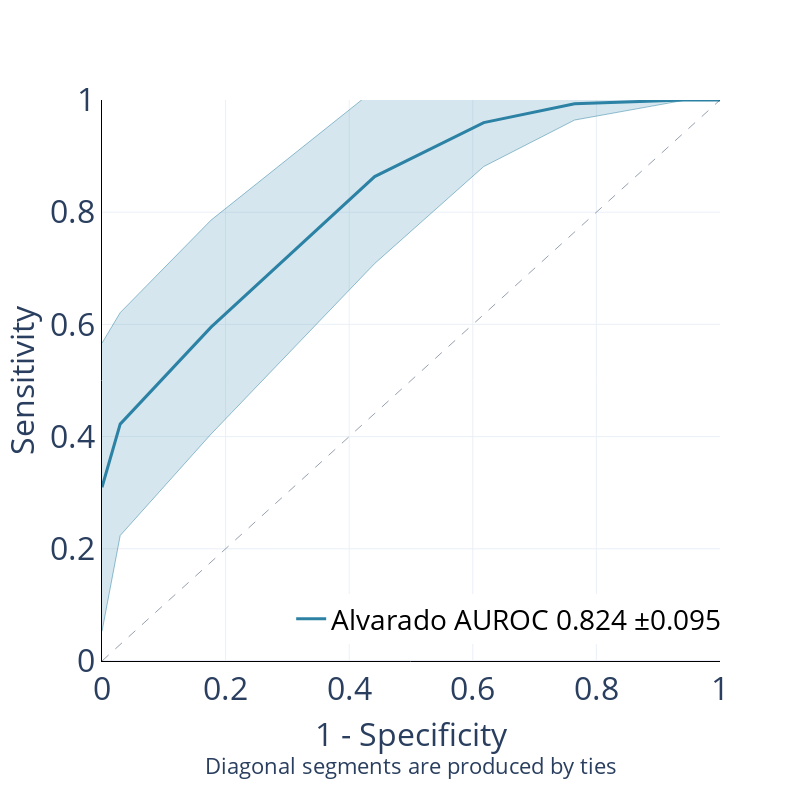

Source (notebook cell):
### Code cell
import numpy as np
import pandas as pd
from sklearn.metrics import roc_auc_score, roc_curve
import plotly.graph_objects as go
from sklearn.utils import resample

# Replace categorical labels with numeric values for GT
compute_dummy = {'GT': {'no appendicitis': 0, 'appendicitis': 1}}  
Validatie_Alvarado.replace(compute_dummy, inplace=True)

# Extract the labels and predictions for the Alvarado score
label = Validatie_Alvarado['GT'].values
alvarado_probs = Validatie_Alvarado['alvarado_score_adj'].values

# Compute ROC curve and AUC for the Alvarado score
fpr, tpr, thresholds = roc_curve(label, alvarado_probs)
auc_alvarado = roc_auc_score(label, alvarado_probs)

# Bootstrap to calculate confidence intervals
n_bootstraps = 1000
rng = np.random.RandomState(seed=42)
bootstrapped_scores = []

tpr_bootstrapped = []

for i in range(n_bootstraps):
    indices = rng.randint(0, len(alvarado_probs), len(alvarado_probs))
    if len(np.unique(label[indices])) < 2:
        # We need at least one positive and one negative sample for AUC to be defined
        continue

    fpr_bootstrap, tpr_bootstrap, _ = roc_curve(label[indices], alvarado_probs[indices])
    auc_bootstrap = roc_auc_score(label[indices], alvarado_probs[indices])
    bootstrapped_scores.append(auc_bootstrap)
    
    interp_tpr = np.interp(fpr, fpr_bootstrap, tpr_bootstrap)
    tpr_bootstrapped.append(interp_tpr)

tpr_bootstrapped = np.array(tpr_bootstrapped)
mean_tpr = np.mean(tpr_bootstrapped, axis=0)
std_tpr = np.std(tpr_bootstrapped, axis=0)

sorted_scores = np.array(bootstrapped_scores)
sorted_scores.sort()

# Compute the lower and upper bound of the 95% confidence interval
confidence_lower = sorted_scores[int(0.025 * len(sorted_scores))]
confidence_upper = sorted_scores[int(0.975 * len(sorted_scores))]
confidence = (confidence_upper - confidence_lower) / 2

print(f"AUC for the Alvarado score: {auc_alvarado:.2f}")
print(f"95% CI for the Alvarado score: [{confidence_lower:.2f} - {confidence_upper:.2f}]")

# Plotting ROC curve for the Alvarado score
fig = go.Figure()

# Add ROC curve for the Alvarado score
fig.add_trace(go.Scatter(
    x=fpr,
    y=mean_tpr,
    mode='lines',
    line=dict(color='rgba(45, 130, 164, 1.0)', width=3),
    showlegend=True,
    name=f'Alvarado AUROC {auc_alvarado:.3f} ±{confidence:.3f}'
))

# Add confidence interval shading and boundary lines
fig.add_trace(go.Scatter(
    x=np.concatenate([fpr, fpr[::-1]]),
    y=np.concatenate([mean_tpr - 1.96 * std_tpr, (mean_tpr + 1.96 * std_tpr)[::-1]]),
    fill='toself',
    fillcolor='rgba(45, 130, 164, 0.1)',
    line=dict(color='rgba(255,255,255,0)'),
    showlegend=False,
    name='95% CI'
))

fig.add_trace(go.Scatter(
    x=fpr,
    y=mean_tpr - 1.96 * std_tpr,
    mode='lines',  # Set mode to 'lines'
    line=dict(color='rgba(45, 130, 164, 0.5)', width=1),
    hoverinfo="name+x+y",
    showlegend=False,
    name='Lower CI'
))

fig.add_trace(go.Scatter(
    x=fpr,
    y=mean_tpr + 1.96 * std_tpr,
    mode='lines',  # Set mode to 'lines'
    fill='tonexty',
    fillcolor='rgba(45, 130, 164, 0.1)',
    line=dict(color='rgba(45, 130, 164, 0.5)', width=1),
    hoverinfo="name+x+y",
    showlegend=False,
    name='Upper CI'
))

# Update layout
fig.update_layout(
    
    yaxis_range=[0.0, 1.0],
    xaxis_range=[0.0, 1.0],
    xaxis_title="1 - Specificity<br><sup>Diagonal segments are produced by ties",
    yaxis_title="Sensitivity",
    xaxis_tickfont=dict(size=32),
    xaxis_title_font=dict(size=32),
    yaxis_tickfont=dict(size=32),
    yaxis_title_font=dict(size=32),
    xaxis_linecolor='black',
    yaxis_linecolor='black',
    template="plotly_white",
    width=800,
    height=800,
    legend=dict(
        yanchor="bottom",
        xanchor="right",
        x=1.01,
        y=0.03,
        font=dict(size=28, color='black')
    )
)

# Add diagonal dashed line (y=x)
fig.add_shape(
    type='line',
    line=dict(dash='dash', width=0.5),
    x0=0,
    y0=0,
    x1=1,
    y1=1
)

# Show the plot
fig.show()

### Figure 1 — Plotly figure (JSON) as saved in the notebook; plotly's stock layout.template omitted (floating-point values rounded to 4 significant figures)
{"data": [{"line": {"color": "rgba(45, 130, 164, 1.0)", "width": 3}, "mode": "lines", "name": "Alvarado AUROC 0.824 ±0.095", "showlegend": true, "type": "scatter", "x": [0, 0, 0, 0, 0.02941, 0.1765, 0.4412, 0.6176, 0.7647, 0.9412, 1], "y": [0.3098, 0.3098, 0.3098, 0.3098, 0.4223, 0.5952, 0.8635, 0.9597, 0.9935, 1.0, 1]}, {"fill": "toself", "fillcolor": "rgba(45, 130, 164, 0.1)", "line": {"color": "rgba(255,255,255,0)"}, "name": "95% CI", "showlegend": false, "type": "scatter", "x": [0, 0, 0, 0, 0.02941, 0.1765, 0.4412, 0.6176, 0.7647, 0.9412, 1, 1, 0.9412, 0.7647, 0.6176, 0.4412, 0.1765, 0.02941, 0, 0, 0, 0], "y": [0.05299, 0.05299, 0.05299, 0.05299, 0.2236, 0.4045, 0.7084, 0.8814, 0.9643, 0.9994, 1, 1, 1.001, 1.023, 1.038, 1.019, 0.7859, 0.6209, 0.5666, 0.5666, 0.5666, 0.5666]}, {"hoverinfo": "name+x+y", "line": {"color": "rgba(45, 130, 164, 0.5)", "width": 1}, "mode": "lines", "name": "Lower CI", "showlegend": false, "type": "scatter", "x": [0, 0, 0, 0, 0.02941, 0.1765, 0.4412, 0.6176, 0.7647, 0.9412, 1], "y": [0.05299, 0.05299, 0.05299, 0.05299, 0.2236, 0.4045, 0.7084, 0.8814, 0.9643, 0.9994, 1]}, {"fill": "tonexty", "fillcolor": "rgba(45, 130, 164, 0.1)", "hoverinfo": "name+x+y", "line": {"color": "rgba(45, 130, 164, 0.5)", "width": 1}, "mode": "lines", "name": "Upper CI", "showlegend": false, "type": "scatter", "x": [0, 0, 0, 0, 0.02941, 0.1765, 0.4412, 0.6176, 0.7647, 0.9412, 1], "y": [0.5666, 0.5666, 0.5666, 0.5666, 0.6209, 0.7859, 1.019, 1.038, 1.023, 1.001, 1]}], "layout": {"height": 800, "legend": {"font": {"color": "black", "size": 28}, "x": 1.01, "xanchor": "right", "y": 0.03, "yanchor": "bottom"}, "shapes": [{"line": {"dash": "dash", "width": 0.5}, "type": "line", "x0": 0, "x1": 1, "y0": 0, "y1": 1}], "width": 800, "xaxis": {"linecolor": "black", "range": [0, 1], "tickfont": {"size": 32}, "title": {"font": {"size": 32}, "text": "1 - Specificity<br><sup>Diagonal segments are produced by ties"}}, "yaxis": {"linecolor": "black", "range": [0, 1], "tickfont": {"size": 32}, "title": {"font": {"size": 32}, "text": "Sensitivity"}}}}
